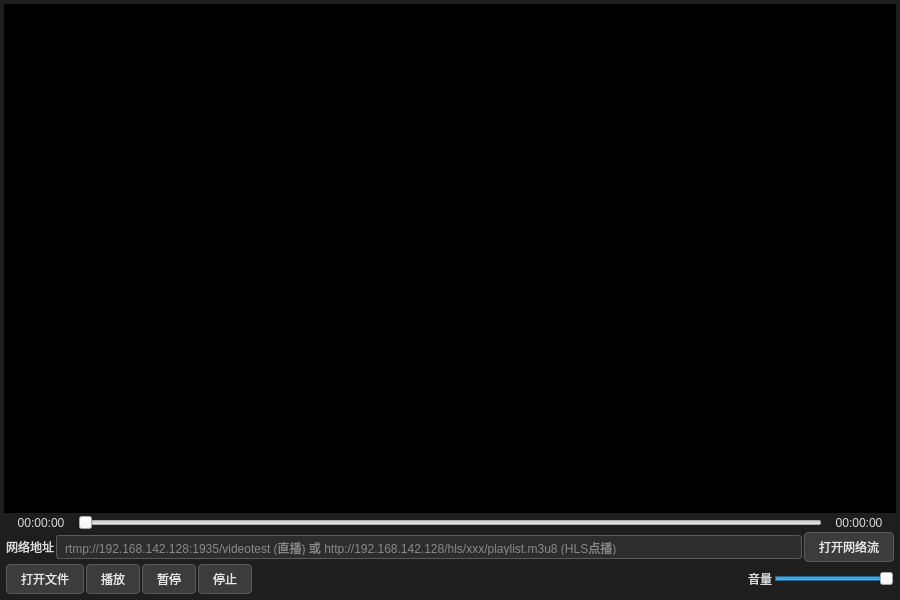
<?xml version="1.0" encoding="UTF-8"?>
<ui version="4.0">
 <class>PlayerDialog</class>
 <widget class="QDialog" name="PlayerDialog">
  <property name="geometry">
   <rect>
    <x>0</x>
    <y>0</y>
    <width>900</width>
    <height>600</height>
   </rect>
  </property>
  <property name="minimumSize">
   <size>
    <width>640</width>
    <height>440</height>
   </size>
  </property>
  <property name="windowTitle">
   <string>视频播放器</string>
  </property>
  <property name="styleSheet">
   <string notr="true">QDialog { background-color: rgb(30, 30, 30); }
QLabel { color: rgb(220, 220, 220); }
QLineEdit { background-color: rgb(45, 45, 45); color: rgb(230, 230, 230); border: 1px solid rgb(90, 90, 90); border-radius: 3px; padding: 3px 6px; }
QPushButton {
  background-color: rgb(60, 60, 60);
  color: rgb(230, 230, 230);
  border: 1px solid rgb(90, 90, 90);
  border-radius: 4px;
  padding: 5px 14px;
}
QPushButton:hover { background-color: rgb(80, 80, 80); }
QPushButton:pressed { background-color: rgb(40, 100, 180); }</string>
  </property>
  <layout class="QVBoxLayout" name="verticalLayout" stretch="1,0">
   <property name="spacing">
    <number>0</number>
   </property>
   <property name="leftMargin">
    <number>4</number>
   </property>
   <property name="topMargin">
    <number>4</number>
   </property>
   <property name="rightMargin">
    <number>4</number>
   </property>
   <property name="bottomMargin">
    <number>4</number>
   </property>
   <item>
    <widget class="GLVideoWidget" name="wdg_glShow" native="true">
     <property name="sizePolicy">
      <sizepolicy hsizetype="Expanding" vsizetype="Expanding">
       <horstretch>0</horstretch>
       <verstretch>1</verstretch>
      </sizepolicy>
     </property>
     <property name="minimumSize">
      <size>
       <width>160</width>
       <height>120</height>
      </size>
     </property>
     <property name="styleSheet">
      <string notr="true">background-color: rgb(0, 0, 0);</string>
     </property>
    </widget>
   </item>
   <item>
    <widget class="QWidget" name="wdg_ctrl" native="true">
     <property name="sizePolicy">
      <sizepolicy hsizetype="Preferred" vsizetype="Fixed">
       <horstretch>0</horstretch>
       <verstretch>0</verstretch>
      </sizepolicy>
     </property>
     <property name="maximumSize">
      <size>
       <width>16777215</width>
       <height>120</height>
      </size>
     </property>
     <layout class="QVBoxLayout" name="verticalLayout_2">
      <property name="spacing">
       <number>2</number>
      </property>
      <property name="leftMargin">
       <number>2</number>
      </property>
      <property name="topMargin">
       <number>2</number>
      </property>
      <property name="rightMargin">
       <number>2</number>
      </property>
      <property name="bottomMargin">
       <number>2</number>
      </property>
      <item>
       <layout class="QHBoxLayout" name="horizontalLayout">
        <item>
         <widget class="QLabel" name="lb_currentTime">
          <property name="minimumSize">
           <size>
            <width>70</width>
            <height>0</height>
           </size>
          </property>
          <property name="text">
           <string>00:00:00</string>
          </property>
          <property name="alignment">
           <set>Qt::AlignCenter</set>
          </property>
         </widget>
        </item>
        <item>
         <widget class="VideoSlider" name="slider_videoProcess">
          <property name="maximumSize">
           <size>
            <width>16777215</width>
            <height>24</height>
           </size>
          </property>
          <property name="maximum">
           <number>0</number>
          </property>
          <property name="orientation">
           <enum>Qt::Horizontal</enum>
          </property>
         </widget>
        </item>
        <item>
         <widget class="QLabel" name="lb_totalTime">
          <property name="minimumSize">
           <size>
            <width>70</width>
            <height>0</height>
           </size>
          </property>
          <property name="text">
           <string>00:00:00</string>
          </property>
          <property name="alignment">
           <set>Qt::AlignCenter</set>
          </property>
         </widget>
        </item>
       </layout>
      </item>
      <item>
       <layout class="QHBoxLayout" name="horizontalLayout_3">
        <item>
         <widget class="QLabel" name="lb_urlTip">
          <property name="text">
           <string>网络地址</string>
          </property>
         </widget>
        </item>
        <item>
         <widget class="QLineEdit" name="le_url">
          <property name="minimumSize">
           <size>
            <width>320</width>
            <height>0</height>
           </size>
          </property>
          <property name="placeholderText">
           <string>rtmp://192.168.142.128:1935/videotest (直播) 或 http://192.168.142.128/hls/xxx/playlist.m3u8 (HLS点播)</string>
          </property>
         </widget>
        </item>
        <item>
         <widget class="QPushButton" name="pb_openUrl">
          <property name="text">
           <string>打开网络流</string>
          </property>
         </widget>
        </item>
       </layout>
      </item>
      <item>
       <layout class="QHBoxLayout" name="horizontalLayout_2">
        <item>
         <widget class="QPushButton" name="pb_open">
          <property name="text">
           <string>打开文件</string>
          </property>
         </widget>
        </item>
        <item>
         <widget class="QPushButton" name="pb_play">
          <property name="text">
           <string>播放</string>
          </property>
         </widget>
        </item>
        <item>
         <widget class="QPushButton" name="pb_pause">
          <property name="text">
           <string>暂停</string>
          </property>
         </widget>
        </item>
        <item>
         <widget class="QPushButton" name="pb_stop">
          <property name="text">
           <string>停止</string>
          </property>
         </widget>
        </item>
        <item>
         <widget class="QLabel" name="lb_videoName">
          <property name="sizePolicy">
           <sizepolicy hsizetype="Expanding" vsizetype="Preferred">
            <horstretch>0</horstretch>
            <verstretch>0</verstretch>
           </sizepolicy>
          </property>
          <property name="text">
           <string/>
          </property>
          <property name="alignment">
           <set>Qt::AlignCenter</set>
          </property>
         </widget>
        </item>
        <item>
         <spacer name="horizontalSpacer">
          <property name="orientation">
           <enum>Qt::Horizontal</enum>
          </property>
          <property name="sizeType">
           <enum>QSizePolicy::Fixed</enum>
          </property>
          <property name="sizeHint" stdset="0">
           <size>
            <width>10</width>
            <height>10</height>
           </size>
          </property>
         </spacer>
        </item>
        <item>
         <widget class="QLabel" name="lb_volume">
          <property name="text">
           <string>音量</string>
          </property>
         </widget>
        </item>
        <item>
         <widget class="QSlider" name="slider_volume">
          <property name="maximumSize">
           <size>
            <width>120</width>
            <height>16777215</height>
           </size>
          </property>
          <property name="maximum">
           <number>128</number>
          </property>
          <property name="value">
           <number>128</number>
          </property>
          <property name="orientation">
           <enum>Qt::Horizontal</enum>
          </property>
         </widget>
        </item>
       </layout>
      </item>
     </layout>
    </widget>
   </item>
  </layout>
 </widget>
 <customwidgets>
  <customwidget>
   <class>GLVideoWidget</class>
   <extends>QWidget</extends>
   <header>glvideowidget.h</header>
  </customwidget>
  <customwidget>
   <class>VideoSlider</class>
   <extends>QSlider</extends>
   <header>videoslider.h</header>
  </customwidget>
 </customwidgets>
 <resources/>
 <connections/>
</ui>
